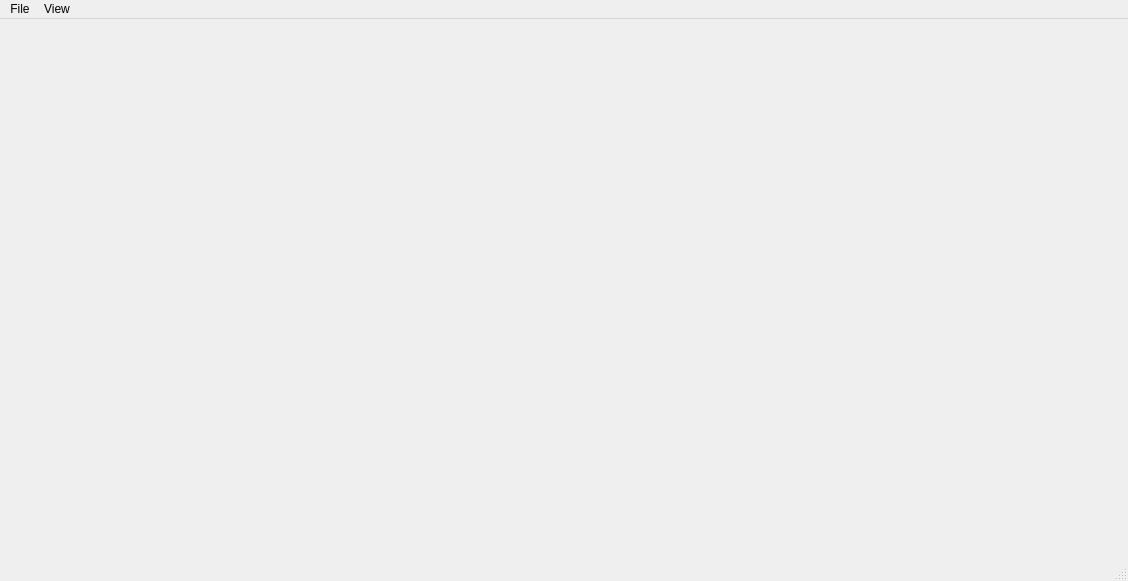
<?xml version="1.0" encoding="UTF-8"?>
<ui version="4.0">
 <class>MainWindow</class>
 <widget class="QMainWindow" name="MainWindow">
  <property name="geometry">
   <rect>
    <x>0</x>
    <y>0</y>
    <width>1128</width>
    <height>581</height>
   </rect>
  </property>
  <property name="windowTitle">
   <string>MANR Chat</string>
  </property>
  <widget class="QWidget" name="centralwidget">
   <layout class="QHBoxLayout" name="horizontalLayout_2">
    <item>
     <widget class="QSplitter" name="splitter">
      <property name="orientation">
       <enum>Qt::Orientation::Horizontal</enum>
      </property>
     </widget>
    </item>
   </layout>
  </widget>
  <widget class="QMenuBar" name="menubar">
   <property name="geometry">
    <rect>
     <x>0</x>
     <y>0</y>
     <width>1128</width>
     <height>30</height>
    </rect>
   </property>
   <widget class="QMenu" name="menuFile">
    <property name="title">
     <string>File</string>
    </property>
    <widget class="QMenu" name="menuLoginAs">
     <property name="title">
      <string>Log in as</string>
     </property>
    </widget>
    <addaction name="actionLogin"/>
    <addaction name="actionAutoLogin"/>
    <addaction name="actionClearLocationOnLogin"/>
    <addaction name="separator"/>
    <addaction name="menuLoginAs"/>
   </widget>
   <widget class="QMenu" name="menuView">
    <property name="title">
     <string>View</string>
    </property>
    <addaction name="actionViewCropped"/>
    <addaction name="actionViewLetterboxed"/>
    <addaction name="separator"/>
    <addaction name="actionViewProfileId"/>
   </widget>
   <addaction name="menuFile"/>
   <addaction name="menuView"/>
  </widget>
  <widget class="QStatusBar" name="statusbar"/>
  <action name="actionViewCropped">
   <property name="checkable">
    <bool>true</bool>
   </property>
   <property name="text">
    <string>Cropped (square)</string>
   </property>
  </action>
  <action name="actionViewLetterboxed">
   <property name="checkable">
    <bool>true</bool>
   </property>
   <property name="text">
    <string>Letterboxed</string>
   </property>
  </action>
  <action name="actionLogin">
   <property name="text">
    <string>Log in ...</string>
   </property>
  </action>
  <action name="actionAutoLogin">
   <property name="checkable">
    <bool>true</bool>
   </property>
   <property name="text">
    <string>Log in automatically</string>
   </property>
  </action>
  <action name="actionViewProfileId">
   <property name="text">
    <string>View Profile by ID</string>
   </property>
   <property name="shortcut">
    <string>Ctrl+P</string>
   </property>
  </action>
  <action name="actionClearLocationOnLogin">
   <property name="checkable">
    <bool>true</bool>
   </property>
   <property name="text">
    <string>Clear location on log in</string>
   </property>
  </action>
 </widget>
 <resources/>
 <connections/>
</ui>
